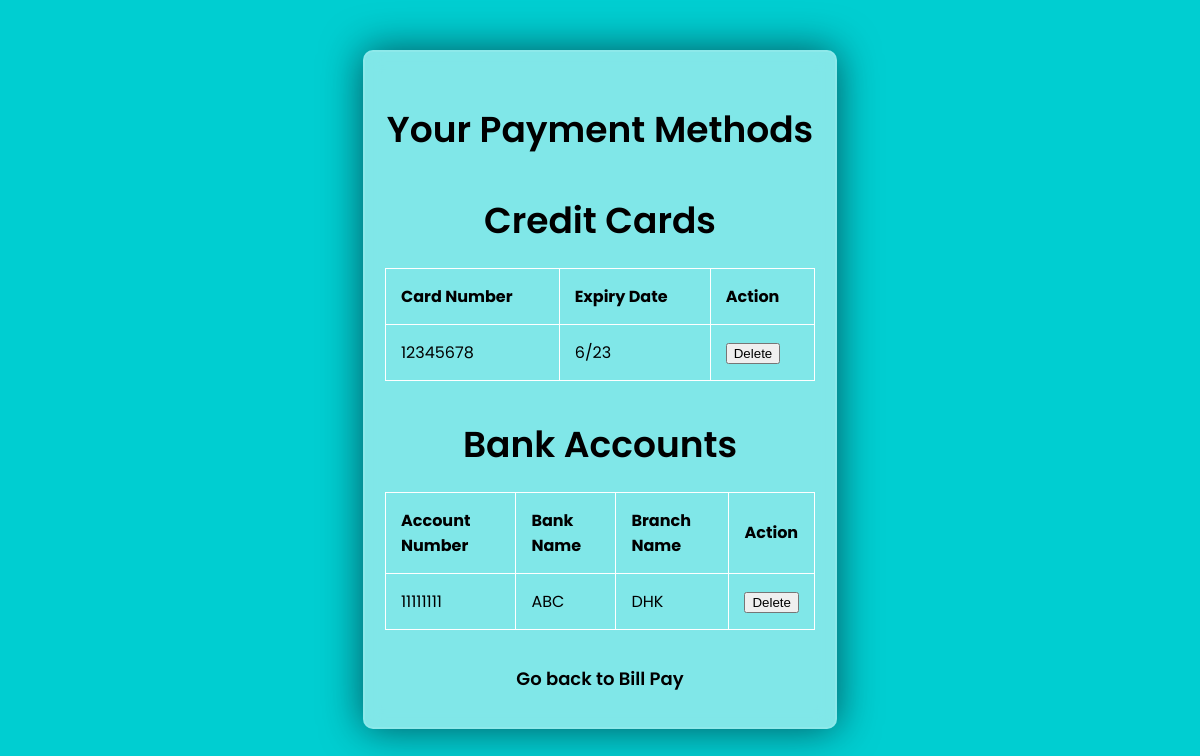
/payment_methods/ (signed in), run on an earlier commit of the app's database.
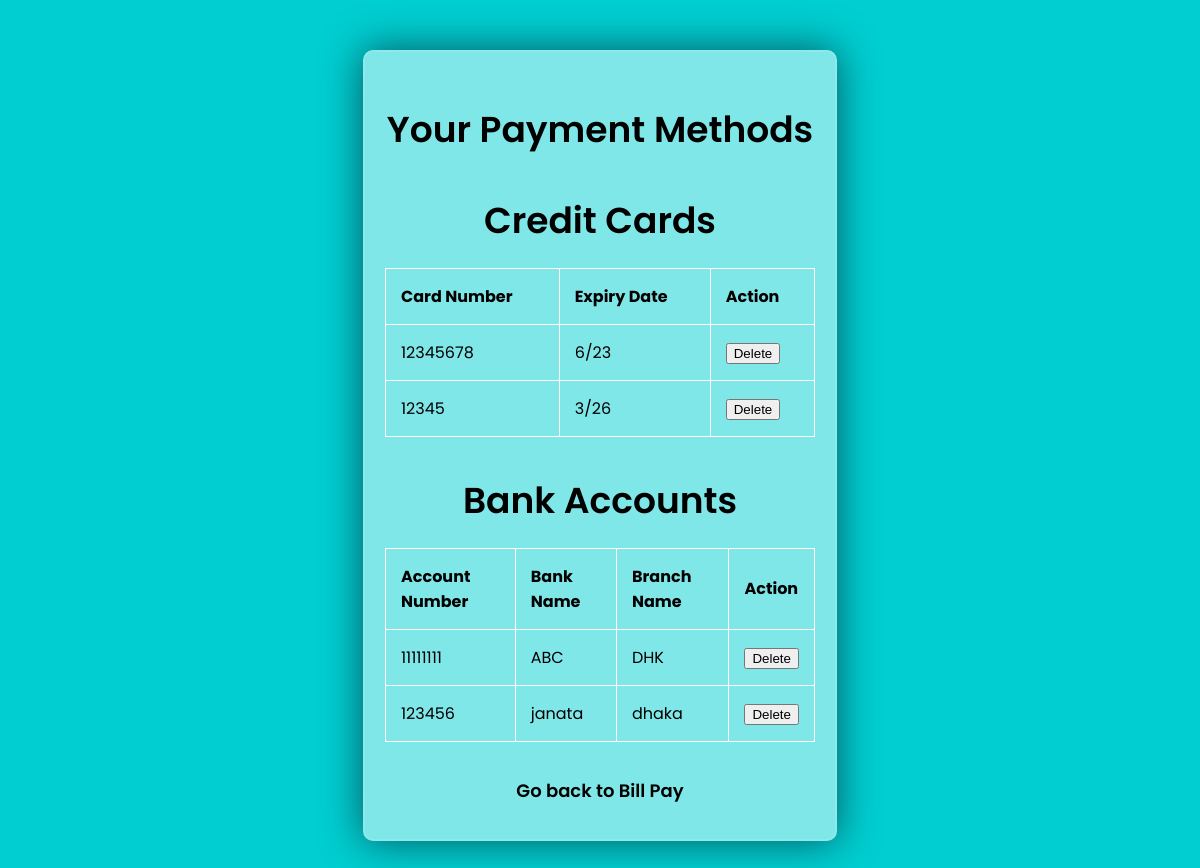
And on a later commit of the database.
### mod1/models.py (models this page shows, shortened)
class CreditCard(models.Model):
    user = models.ForeignKey(CustomUser, on_delete=models.CASCADE)
    card_number = models.CharField(max_length=16, unique=True)
    cvc = models.CharField(max_length=4)
    exp_date = models.CharField(max_length=5)  # Store as MM/YY

class BankAccount(models.Model):
    user = models.ForeignKey(CustomUser, on_delete=models.CASCADE)
    account_number = models.CharField(max_length=16, unique=True)
    bank_name = models.CharField(max_length=255)
    branch_name = models.CharField(max_length=255)

### mod1/views.py (the view)
# urls.py: path('payment_methods/', views.payment_methods, name='payment_methods'),
def payment_methods(request):
    user_credit_cards = CreditCard.objects.filter(user=request.user)
    user_bank_accounts = BankAccount.objects.filter(user=request.user)
    return render(request, 'payment_methods.html', {'credit_cards': user_credit_cards, 'bank_accounts': user_bank_accounts})

### templates/payment_methods.html (shortened to what this page needs)
<!DOCTYPE html>
<html lang="en">
<head>
    <link rel="stylesheet" href="https://cdnjs.cloudflare.com/ajax/libs/font-awesome/5.15.4/css/all.min.css">
</head>
<body>
    <div class="container">
        <h2>Your Payment Methods</h2>
        <h3>Credit Cards</h3>
        <table>
            <thead>
                <tr>
                    <th>Card Number</th>
                    <th>Expiry Date</th>
                    <th>Action</th>
                </tr>
            </thead>
            <tbody>
                {% for credit_card in credit_cards %}
                    <tr id="credit-card-{{ credit_card.id }}">
                        <td>{{ credit_card.card_number }}</td>
                        <td>{{ credit_card.exp_date }}</td>
                        <td>
                            <button class="delete-button" data-type="credit_card" data-id="{{ credit_card.id }}">Delete</button>
                        </td>
                    </tr>
                {% endfor %}
            </tbody>
        </table>
        <h3>Bank Accounts</h3>
        <table>
            <thead>
                <tr>
                    <th>Account Number</th>
                    <th>Bank Name</th>
                    <th>Branch Name</th>
                    <th>Action</th>
                </tr>
            </thead>
            <tbody>
                {% for bank_account in bank_accounts %}
                    <tr id="bank-account-{{ bank_account.id }}">
                        <td>{{ bank_account.account_number }}</td>
                        <td>{{ bank_account.bank_name }}</td>
                        <td>{{ bank_account.branch_name }}</td>
                        <td>
                            <button class="delete-button" data-type="bank_account" data-id="{{ bank_account.id }}">Delete</button>
                        </td>
                    </tr>
                {% endfor %}
            </tbody>
        </table>
        <a href="{% url 'bill_pay' %}" class="button-link">Go back to Bill Pay</a>
    </div>
</body>

What changed in the data, as far as the page shows it:
added CreditCard: card_number "12345", exp_date "3/26"
added BankAccount: account_number "123456", bank_name "janata", branch_name "dhaka"
